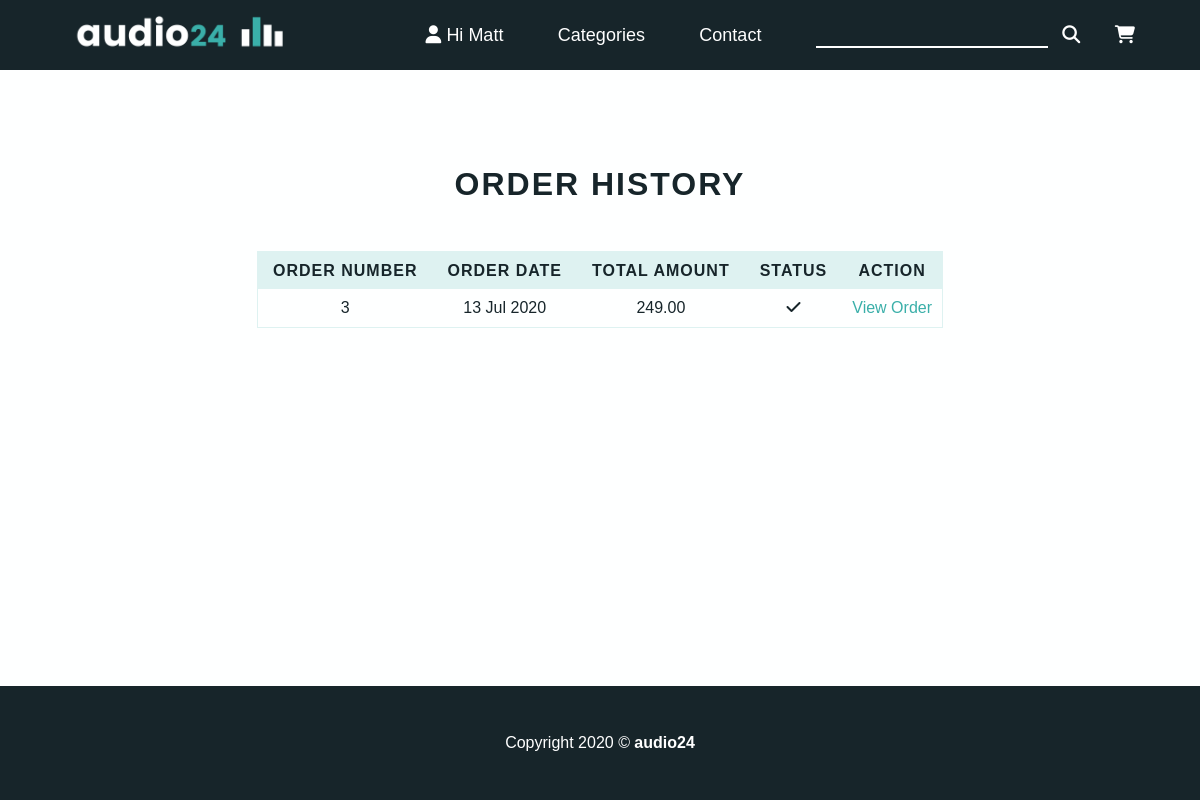
The page /order_history/ (signed in) on the database as committed earlier.
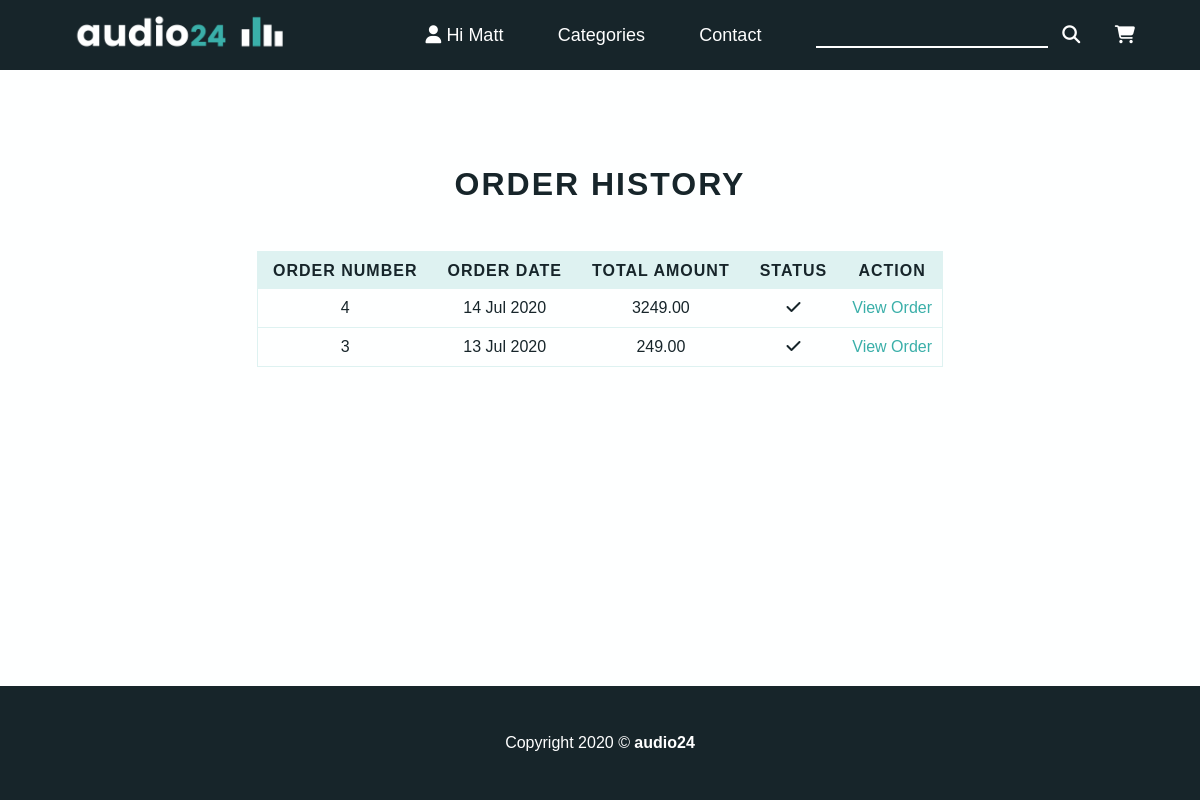
The same page on the database as committed later.
### store/models.py (models this page shows, shortened)
class Order(models.Model):
    token = models.CharField(max_length=250, blank=True)
    total = models.DecimalField(max_digits=10, decimal_places=2, verbose_name='USD Order Total')
    emailAddress = models.EmailField(max_length=250, blank=True, verbose_name='Email Address')
    created = models.DateTimeField(auto_now_add=True)
    billingName = models.CharField(max_length=250, blank=True)
    billingAddress1 = models.CharField(max_length=250, blank=True)
    billingCity = models.CharField(max_length=250, blank=True)
    billingPostcode = models.CharField(max_length=250, blank=True)
    billingCountry = models.CharField(max_length=250, blank=True)
    shippingName = models.CharField(max_length=250, blank=True)
    shippingAddress1 = models.CharField(max_length=250, blank=True)
    shippingCity = models.CharField(max_length=250, blank=True)
    shippingPostcode = models.CharField(max_length=250, blank=True)
    shippingCountry = models.CharField(max_length=250, blank=True)
    class Meta:
        db_table = 'Order'
        ordering = ['-created']
    objects = models.Manager()

### store/views.py (the view)
# urls.py: path('order_history/', views.orderHistory, name='order_history'),
@login_required(redirect_field_name='next', login_url='signin')
def orderHistory(request):
    if request.user.is_authenticated:
        email = request.user.email
        order_details = Order.objects.filter(emailAddress=email)
    return render(request, 'store/orders_list.html', {'order_details': order_details})

### store/context_processors.py (called while the page is built)
def counter(request):
    item_count = 0
    if 'admin' in request.path:
        return {}
    else:
        try:
            cart = Cart.objects.filter(cart_id=_cart_id(request))
            cart_items = CartItem.objects.all().filter(cart=cart[:1])
            for cart_item in cart_items:
                item_count += cart_item.quantity
        except Cart.DoesNotExist:
            item_count = 0
    return dict(item_count = item_count)

def menu_links(request):
    links = Category.objects.all()
    return dict(links=links)

### store/models.py (called while the page is built)
    def get_url(self):
        return reverse('products_by_category', args=[self.slug])

### store/views.py (called while the page is built)
def _cart_id(request):
    cart = request.session.session_key
    if not cart:
        cart = request.session.create()
    return cart

### templates/store/orders_list.html (shortened to what this page needs)
{% extends 'base.html' %}
{% load static %}
{% block content %}
    <div class="container">
        <div class="row mt-5">
            <h1 class="section-header">Order history</h1>
        </div>
        <div class="row">
            {% if order_details %}
            <table>
                <thead>
                    <tr>
                        <th>Order Number</th>
                        <th>Order Date</th>
                        <th>Total Amount</th>
                        <th>Status</th>
                        <th>Action</th>
                    </tr>
                </thead>
                <tbody>
                    {% for order in order_details %}
                        <tr>
                            <td>
                                <div class="table-responsive-content">{{ order.id }}</div>
                            </td>
                            <td>
                                <div class="table-responsive-content">{{ order.created | date:"d M Y"}}</div>
                            </td>
                            <td>
                                <div class="table-responsive-content">{{ order.total }}</div>
                            </td>
                            <td>
                                <div class="table-responsive-content"><i class="fas fa-check"></i></div>
                            </td>
                            <td>
                                <div class="table-responsive-content"><a href="{% url 'order_detail' order.id %}">View Order</a></div>
                            </td>
                        </tr>
                    {% endfor %}
                </tbody>
            </table>
            {% else %}
            <p>You have not placed any orders yet.</p>
            <p><a href="{% url 'index' %}">Continue shopping</a> and enjoy the variety of headphones at audio24</p>
            {% endif %}
        </div>
    </div>
{% endblock %}

Rows that differ between the two databases and show on the page:
added Order: id "4", created "14 Jul 2020", total "3249.00"
